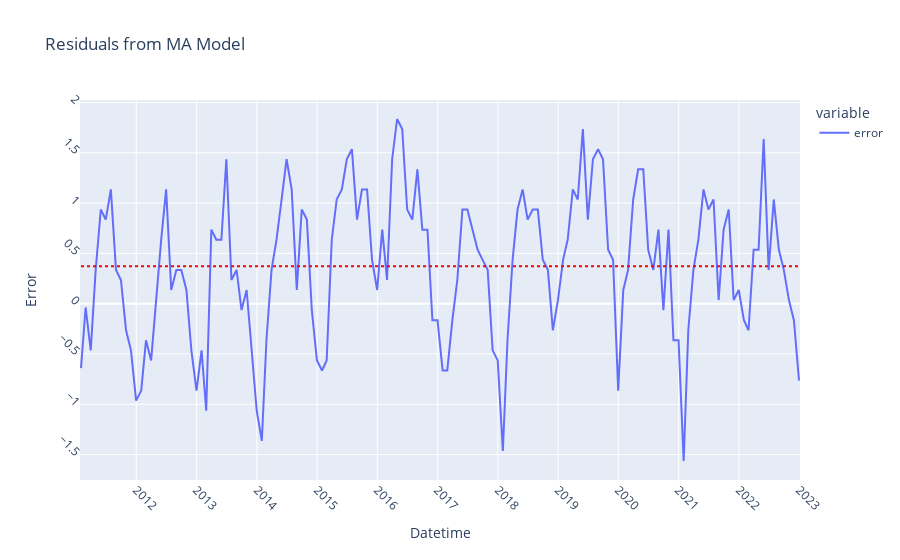

Notebook source saved alongside this figure:
### Markdown cell above
From the constants and the lag terms, we should use the predicted model:

##### ŷ(t) = 28 + 0.73ε(t-1) + 0.40ε(t-2) (ignore ε(t) as current prediction error is caught on the fly)

In this equation:

ŷ(t) represents the predicted value of the dependent variable at time t.
ε(t-1) represents the prediction error (residual) at time (t-1).
ε(t-2) represents the prediction error (residual) at time (t-2).
The coefficients 0.73 and 0.40 represent the weights assigned to the lagged prediction errors (ε).

### Code cell
# get prediction start and end dates
pred_start_date = test_data.index[0]
pred_end_date = test_data.index[-1]

# get predictions and residuals
predictions = model_fit.predict(start=pred_start_date, end=pred_end_date)
residuals = test_data - predictions

# print(residuals)

# Plot residuals
fig_resid = px.line(residuals, labels={residuals.index.name: 'Datetime', 'value': 'Error'}, title='Residuals from MA Model')
fig_resid.update_xaxes(dtick='M12', tickangle=45)
fig_resid.update_yaxes(dtick=0.5, tickangle=45)
fig_resid.update_traces(name='error', hovertemplate='Datetime: %{x}<br>Error: %{y}')

# add the mean line
mean_error = np.mean(residuals)
fig_resid.add_shape(
    type="line",
    x0=residuals.index[0],
    y0=mean_error,
    x1=residuals.index[-1],
    y1=mean_error,
    line=dict(color="red", dash="dot"),
)
fig_resid.show()

### Figure 1 — Plotly figure (JSON) as saved in the notebook; plotly's stock layout.template omitted (floating-point values rounded to 4 significant figures; data arrays with more than 128 entries replaced by an {"elided": "..."} marker saying what was removed)
{"data": [{"hovertemplate": "Datetime: %{x}<br>Error: %{y}", "legendgroup": "0", "line": {"color": "#636efa", "dash": "solid"}, "marker": {"symbol": "circle"}, "mode": "lines", "name": "error", "orientation": "v", "showlegend": true, "type": "scatter", "x": {"elided": "144 str values"}, "xaxis": "x", "y": {"elided": "144 float values"}, "yaxis": "y"}], "layout": {"legend": {"title": {"text": "variable"}, "tracegroupgap": 0}, "shapes": [{"line": {"color": "red", "dash": "dot"}, "type": "line", "x0": "2011-01-31T00:00:00", "x1": "2022-12-31T00:00:00", "y0": 0.3723, "y1": 0.3723}], "title": {"text": "Residuals from MA Model"}, "xaxis": {"anchor": "y", "domain": [0, 1], "dtick": "M12", "tickangle": 45, "title": {"text": "Datetime"}}, "yaxis": {"anchor": "x", "domain": [0, 1], "dtick": 0.5, "tickangle": 45, "title": {"text": "Error"}}}}
